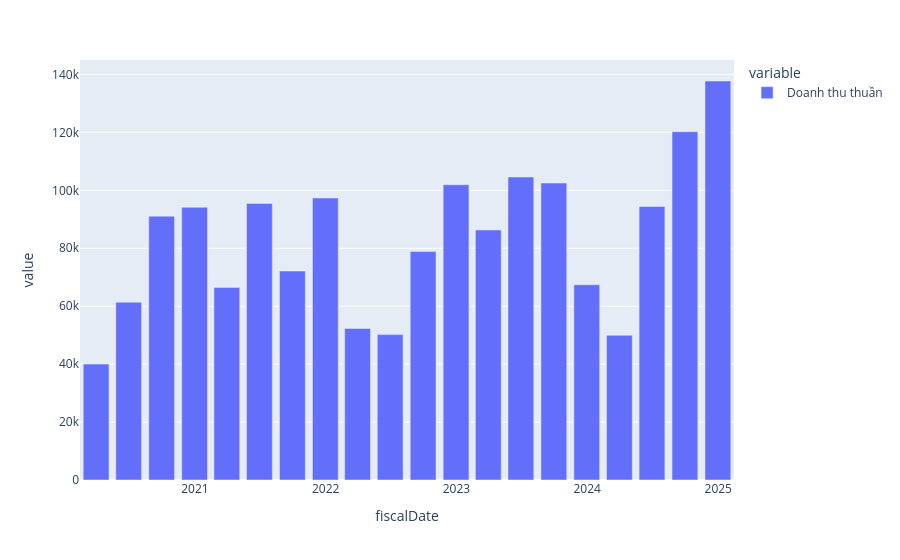

The code cell stored with this chart in its notebook:
### Code cell
px.bar(revni_bds[REVENUE])

### Figure 1 — Plotly figure (JSON) as saved in the notebook; plotly's stock layout.template omitted (floating-point values rounded to 4 significant figures)
{"data": [{"hovertemplate": "variable=Doanh thu thuần<br>fiscalDate=%{x}<br>value=%{y}<extra></extra>", "legendgroup": "Doanh thu thuần", "marker": {"color": "#636efa", "pattern": {"shape": ""}}, "name": "Doanh thu thuần", "orientation": "v", "showlegend": true, "textposition": "auto", "type": "bar", "x": ["2020-03-31T00:00:00.000000000", "2020-06-30T00:00:00.000000000", "2020-09-30T00:00:00.000000000", "2020-12-31T00:00:00.000000000", "2021-03-31T00:00:00.000000000", "2021-06-30T00:00:00.000000000", "2021-09-30T00:00:00.000000000", "2021-12-31T00:00:00.000000000", "2022-03-31T00:00:00.000000000", "2022-06-30T00:00:00.000000000", "2022-09-30T00:00:00.000000000", "2022-12-31T00:00:00.000000000", "2023-03-31T00:00:00.000000000", "2023-06-30T00:00:00.000000000", "2023-09-30T00:00:00.000000000", "2023-12-31T00:00:00.000000000", "2024-03-31T00:00:00.000000000", "2024-06-30T00:00:00.000000000", "2024-09-30T00:00:00.000000000", "2024-12-31T00:00:00.000000000"], "xaxis": "x", "y": [40020.0, 61370.0, 91080.0, 94150.0, 66490.0, 95480.0, 72150.0, 97360.0, 52310.0, 50190.0, 78860.0, 101900.0, 86320.0, 104600.0, 102500.0, 67400.0, 49960.0, 94430.0, 120200.0, 137800.0], "yaxis": "y"}], "layout": {"barmode": "relative", "legend": {"title": {"text": "variable"}, "tracegroupgap": 0}, "margin": {"t": 60}, "xaxis": {"anchor": "y", "domain": [0, 1], "title": {"text": "fiscalDate"}}, "yaxis": {"anchor": "x", "domain": [0, 1], "title": {"text": "value"}}}}
